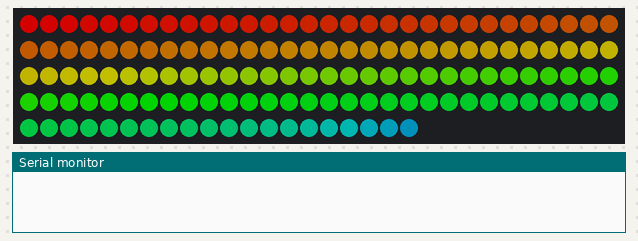
Recording of a program running on a simulated ESP8266 (Wemos D1 mini). Shown: 140 RGB LEDs in strip order, left to right, continuing on the next row, the last lines printed to the serial monitor. Dim RGB values are drawn brighter than linear; WiFi joins after 1.5 s; servers stay silent unless stated.

Above: at 0.1 s.
At 0.7 s:
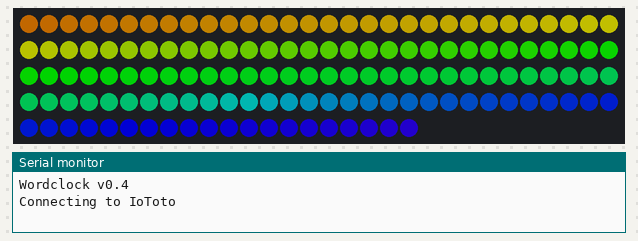
At 1.2 s:
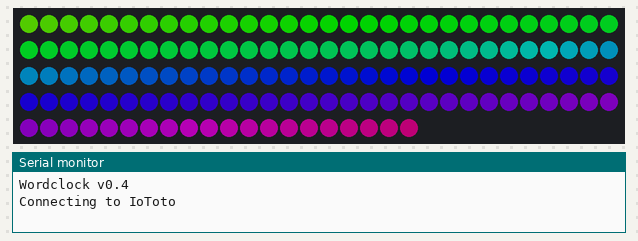
At 2.36 s:
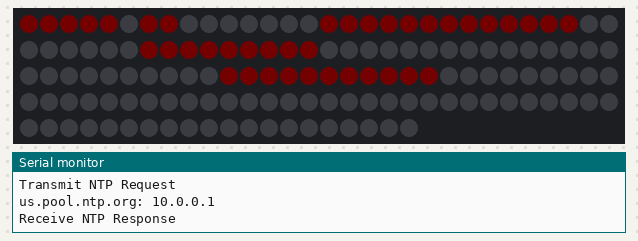
At 13.82 s:
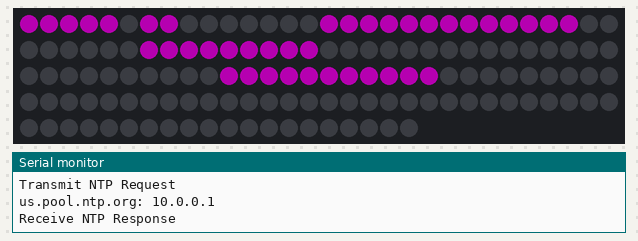
At 35.53 s:
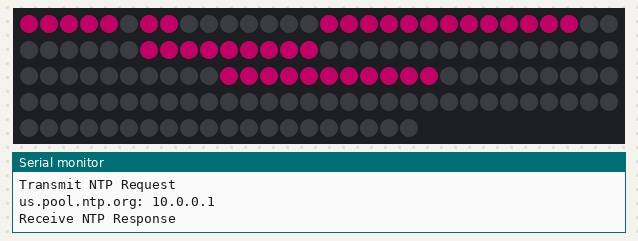

The program:

main.cpp
```cpp
#include <TimeLib.h>
#include <ESP8266WiFi.h>
#include <WiFiUdp.h>
#include <FastLED.h>

#define NUM_LEDS  140
#define LED_PIN   4
CRGB leds[NUM_LEDS];
#define BRIGHTNESS 128

uint8_t currentHue = 32;

int mainClock = 20;     //Delay between updates, 20ms = 50fps

bool fadePending = false;

std::array<bool, NUM_LEDS> activeLEDs;
std::array<bool, NUM_LEDS> tmpLEDs;

#pragma region Userconfig
/*------- Userconfig --------*/

const char ssid[] = "IoToto";       //Wi-Fi Name
const char pass[] = "oweckman";     //Wi-Fi Password

const int timeZone = 2;             // 2 = EET, GMT+2    3 = EEST, GMT+3

bool showTimeIs = true;             // Show "Kello on"

int effectMode = 1;                 // 1 = Colorcycle
int colorCycleSpeed = 100;          // Milliseconds between hue increments

//int fadeSpeed = 100;                // Fade on/off milliseconds

/*---------------------------*/
#pragma endregion

#pragma region NTP Code

WiFiUDP Udp;
unsigned int localPort = 8888;  // local port to listen for UDP packets

/*-------- NTP code ----------*/

static const char ntpServerName[] = "us.pool.ntp.org";  // NTP Server address
time_t getNtpTime();
void refreshTime();
void printDigits(int digits);
void sendNTPpacket(IPAddress &address);

const int NTP_PACKET_SIZE = 48; // NTP time is in the first 48 bytes of message
byte packetBuffer[NTP_PACKET_SIZE]; //buffer to hold incoming & outgoing packets

time_t getNtpTime()
{
  IPAddress ntpServerIP; // NTP server's ip address

  while (Udp.parsePacket() > 0) ; // discard any previously received packets
  Serial.println("Transmit NTP Request");
  // get a random server from the pool
  WiFi.hostByName(ntpServerName, ntpServerIP);
  Serial.print(ntpServerName);
  Serial.print(": ");
  Serial.println(ntpServerIP);
  sendNTPpacket(ntpServerIP);
  uint32_t beginWait = millis();
  while (millis() - beginWait < 1500) {
    int size = Udp.parsePacket();
    if (size >= NTP_PACKET_SIZE) {
      Serial.println("Receive NTP Response");
      Udp.read(packetBuffer, NTP_PACKET_SIZE);  // read packet into the buffer
      unsigned long secsSince1900;
      // convert four bytes starting at location 40 to a long integer
      secsSince1900 =  (unsigned long)packetBuffer[40] << 24;
      secsSince1900 |= (unsigned long)packetBuffer[41] << 16;
      secsSince1900 |= (unsigned long)packetBuffer[42] << 8;
      secsSince1900 |= (unsigned long)packetBuffer[43];
      return secsSince1900 - 2208988800UL + timeZone * SECS_PER_HOUR;
    }
  }
  Serial.println("No NTP Response :-(");
  return 0; // return 0 if unable to get the time
}


void sendNTPpacket(IPAddress &address)
{
  // set all bytes in the buffer to 0
  memset(packetBuffer, 0, NTP_PACKET_SIZE);
  // Initialize values needed to form NTP request
  // (see URL above for details on the packets)
  packetBuffer[0] = 0b11100011;   // LI, Version, Mode
  packetBuffer[1] = 0;     // Stratum, or type of clock
  packetBuffer[2] = 6;     // Polling Interval
  packetBuffer[3] = 0xEC;  // Peer Clock Precision
  // 8 bytes of zero for Root Delay & Root Dispersion
  packetBuffer[12] = 49;
  packetBuffer[13] = 0x4E;
  packetBuffer[14] = 49;
  packetBuffer[15] = 52;
  // all NTP fields have been given values, now
  // you can send a packet requesting a timestamp:
  Udp.beginPacket(address, 123); //NTP requests are to port 123
  Udp.write(packetBuffer, NTP_PACKET_SIZE);
  Udp.endPacket();
}

#pragma endregion NTP

void setup()
{

  FastLED.addLeds<WS2812B, LED_PIN, GRB>(leds, NUM_LEDS).setCorrection( TypicalSMD5050 );
  FastLED.setBrightness(BRIGHTNESS );
  FastLED.setMaxRefreshRate(120);

  FastLED.clear();
  fill_rainbow(leds, NUM_LEDS, 0, 255/NUM_LEDS);
  FastLED.show();

  activeLEDs.fill(false);

  Serial.begin(115200);
  delay(250);
  Serial.println("Wordclock v0.4");
  Serial.print("Connecting to ");
  Serial.println(ssid);
  WiFi.begin(ssid, pass);

  int hue = 0;
  while (WiFi.status() != WL_CONNECTED) {
    delay(50);
    hue += 5;
    fill_rainbow(leds, NUM_LEDS, hue, 1);
    FastLED.show();
  }

  Serial.print("IP number assigned by DHCP is ");
  Serial.println(WiFi.localIP());
  Serial.println("Starting UDP");
  Udp.begin(localPort);
  Serial.print("Local port: ");
  Serial.println(Udp.localPort());
  Serial.println("waiting for sync");
  setSyncProvider(getNtpTime);
  setSyncInterval(300);

  FastLED.clear();

}

int tstminute() {
  static int min = 0;
  min++;
  if (min > 60) {
    min = 0;
  }
  return min;
}


int round5(int in) {               //00  01  02 03 04
  const signed char round5delta[5] = {0, -1, -2, 2, 1};  // difference to the "rounded to nearest 5" value
  int rounded = in + round5delta[in%5];     //hh:38%5 = 3 -> 38 + 2 = 40
  return rounded;
}


void colorCycle() {
  static bool dirUp = false;

  for (int i = 0; i < NUM_LEDS; i++) {
    if (activeLEDs[i]) { leds[i] = CHSV(currentHue, 255, 255); }
  }

  if (dirUp) {
    currentHue++;
    if (currentHue == 32) {
      dirUp = false;
    }
  } else {
    currentHue--;
    if (currentHue == 192) {
      dirUp = true;
    }
  }
}


void fade() {
  static uint8_t fade = 0;

  if (fade != 255) {
    fade++;
    for (int i = 0; i < NUM_LEDS; i++) {
      if (activeLEDs[i] && !tmpLEDs[i]) { //if currently on, previously off
        leds[i] = CHSV(currentHue, 255, fade);
      }
      if (!activeLEDs[i] && tmpLEDs[i]) { //If currently off, previously on
        leds[i] = CHSV(currentHue, 255, abs(fade-255));
      }
    }
  } else {
    fade = 0;
    fadePending = false;
  }

}


void loop() {
  static unsigned long lastUpdate = 0;
  static unsigned long lastEffectUpdate = 0;
  unsigned long now = millis();
  static time_t prevDisplay = 0;

  if (now > lastUpdate + mainClock) {
    FastLED.show();
    if (timeStatus() != timeNotSet) {
      if (minute() != prevDisplay) {  //Refresh time only if the minute has changed
        prevDisplay = minute();
        refreshTime();
      /* debug mode, remember to change in refreshTime too
      if (second() != prevDisplay) {
        prevDisplay = second();
        if (prevDisplay%2==0 && !fadePending) {
          refreshTime();
        }
      */
      }
    }


    if (now > lastEffectUpdate + colorCycleSpeed && effectMode == 1) {
       colorCycle();
       lastEffectUpdate = now;
    }

    if (fadePending) { fade(); }

    FastLED.show();

    lastUpdate = now;
  }
}

/*
   0 1 2 3 4 5 6 7 8 9 10111213
0  K E L L O - O N - P U O L I  PUOLI(9-13)
14 K A H T A K Y M M E N T Ä -  KAHTA(14-18)KYMMENTÄ(19-26)
28 V A R T T I A - V I I T T Ä  VARTTIA(28-34) VIITTÄ(36-41)
42 V A I L L E T A S A N Y L I  VAILLE(42-47) TASAN(48-52) YLI(53-55)
56 N E L J Ä - K Y M M E N E N  NELJÄ(56-60) KYMMENEN(62-69)
70 - - - K A K S I T O I S T A  KAKSI(73-77)TOISTA(78-83)
84 V I I S I - Y H D E K S Ä N  VIISI(84-88) YHDEKSÄN(90-97)
98 S E I T S E M Ä N K O L M E  SEITSEMÄN(98-106) KOLME(107-111)
112K U U S I K A H D E K S A N  KUUSI(112-116) KAHDEKSAN(117-125)
126- Y K S I T O I S T A - - -  YKSI(127-130)TOISTA(131-136)
*/

const int words[][2] = {
  {0, 4},       //Kello
  {6, 7},       //On
  {9, 13},      //Puoli
  {50, 55},     //Vaille
  {45, 49},     //Tasan
  {42, 44}      //Yli
};

const int minutePos[][2] = {
  {9, 13},      //Puoli
  {0, 0},       //Placeholder
  {15, 27},     //Kahtakymmentä
  {28, 34},     //Varttia
  {15, 22},     //Kymmentä
  {36, 41}      //Viittä
};

const int hourPos[][2] = {
  {0, 0},       //Placeholder, there is no hour 0 in 12-hour clock
  {135, 138},   //1
  {76, 80},     //2
  {98, 102},    //3
  {56, 60},     //4
  {84, 88},     //5
  {112, 116},   //6
  {103, 111},   //7
  {117, 125},   //8
  {90, 97},     //9
  {62, 69},     //10
  {129, 138},   //11
  {70, 80},     //12
  {135, 138}    //1 again, because of the +1 logic later
};


void show(const int word[]) {
  for(int led=word[0]; led <= word[1]; led++) {
    activeLEDs[led] = true;
  }
}


void refreshTime() {
  tmpLEDs = activeLEDs;
  activeLEDs.fill(false);
  uint8_t nowHour = hourFormat12();
  uint8_t roundMinute = round5(minute()); //change to tstminute for debug mode

  if(showTimeIs) {
    show(words[0]);  //Kello
    show(words[1]);  //On
  }

  int helperMinute = abs( (roundMinute - 30)/5 ); //E.g. roundedMinute = 20, helperMinute = |(20-30)/5| = |-2| = 2, minutePos[2] = Kahtakymmentä

  if (roundMinute%60 == 0) {       //*** hh:00..02 = 0,  hh:58..59 = 60
    show(words[4]);                   //Tasan
    show(hourPos[nowHour+(roundMinute/60)]); // 0/0 = 0, 60/60 = 1, because 6:58 -> 7:00, not 6:00
  } else {                         //*** hh:03..57
    if(helperMinute != 1) {          //if not helperMinute 1 = 25 minutes, which is a special case due to being split on two lines
      show(minutePos[helperMinute]);
    } else {
      show(minutePos[2]);             //Kahtakymmentä
      show(minutePos[5]);             //Viittä
    }

    if (roundMinute < 30) {         //*** hh:03..27
      show(words[5]);                 //Yli
      show(hourPos[nowHour]);         //Current hour
    } else if (roundMinute >= 30) { //*** hh:28..57
      if (helperMinute != 0) {        //*** not hh:28..32
        show(words[3]);                 //Vaille
      }
      show(hourPos[nowHour+1]);       //Current hour+1, because 5:45 = quarter to six, not quarter to five
    }
  }

  if (activeLEDs != tmpLEDs) {    //If words to be displayed has changed, activate the fade effect
    fadePending = true;
  }
}
```
